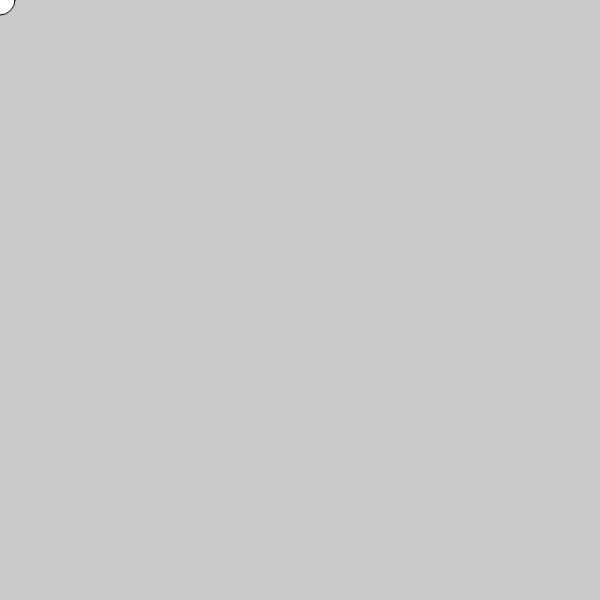
Frame 1 (no input)
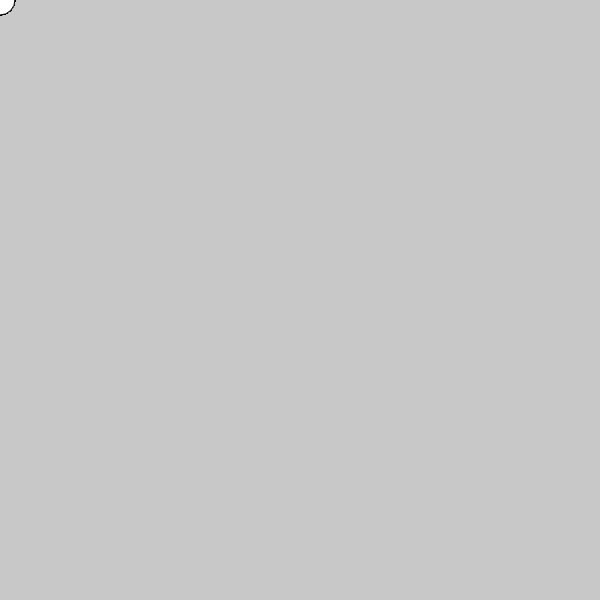
Frame 60 (no input)
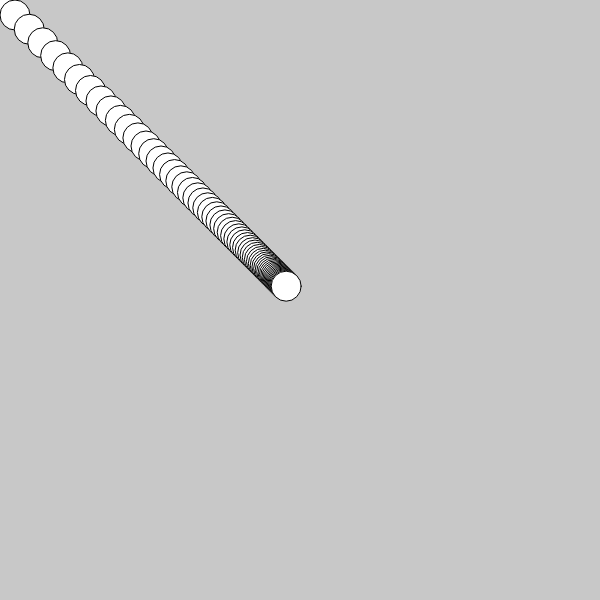
Frame 120 (the mouse pressed at the canvas centre since frame 60)

The p5.js sketch that drew these frames (run headless with seeded random() and noise() and a simulated clock; from frame 60 on, the mouse is pressed at the canvas centre):

// p5.js sketch
// ── sketch.js
let x = 0;
let y = 0;
let easing = 0.05;
function setup() {
	createCanvas(600, 600);
	background(200);
}
function draw() {
	let targetX = mouseX;
	let targetY = mouseY;
	x += (targetX - x) * easing;//图形由x点缓动向targetX点移动
	y += (targetY - y) * easing;//图形由y点缓动向targetY点移动
	ellipse(x, y, 30, 30);
}
